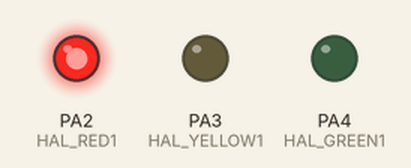
This sketch was run on a simulated STM32 Blue Pill. On the bench: output pins drawn as LEDs (lit = HIGH).

Above: at 0.75 s.
At 1.65 s:
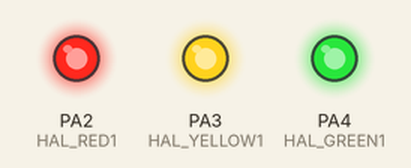
At 2.25 s:
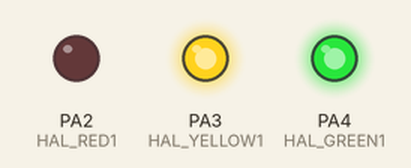
At 2.6 s:
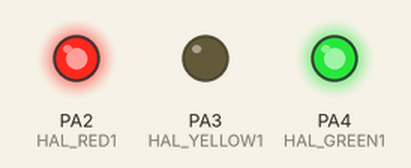
At 3.16 s:
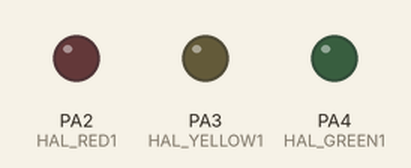
At 4.36 s:
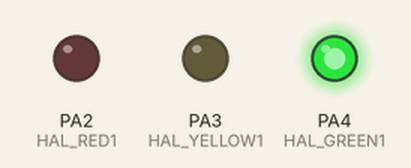
Timing chart, 0 to 5.3 s (numbered marks = the images above):
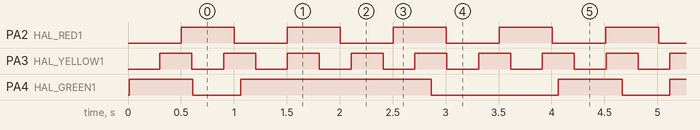

The sketch:

conc3.ino
```cpp
/************************************************************/
/* bmconc.ino                                               */
/*                                                          */
/* Bare metal / concurrency demo                            */
/* ENGD2103, November 2022                                  */
/************************************************************/

#include "hal.h"
#include "RedBlinker.h"
#include "YellowBlinker.h"
#include "GreenBlinker.h"


RedBlinker     redBlinkControl;
YellowBlinker  yellowBlinkControl;
GreenBlinker   greenBlinkControl;


void setup() {
  HAL_gpioInit();

  // Initialize the red LED module
  redBlinkControl.setRunning(true);

  // Initialize the yellow LED module
  yellowBlinkControl.setRunning(true);

  // Initialize the green LED module
  greenBlinkControl.setRunning(true);

}


void loop() {
  // Let the modules do their thing.
  redBlinkControl.process();
  yellowBlinkControl.process();
  greenBlinkControl.process();
}
```

Concurrent.cpp
```cpp
/************************************************************/
/* Concurrent.cpp                                           */
/*                                                          */
/* Class library for concurrent operation.                  */
/*                                                          */
/* ENGD2103, November 2022                                  */
/************************************************************/

#include "Concurrent.h"
#include <Arduino.h>

//--------------------------------------------------------------
// Constructor
// Puts class into a sane state whenever an instance of the
// class is declared.
//--------------------------------------------------------------

Concurrent::Concurrent()
{
  isRunning = false;
  module_delay = 1000;
  module_time = millis();
}


//--------------------------------------------------------------
// setModuleDelay
// Accessor function to set the module delay
//--------------------------------------------------------------

void Concurrent::setModuleDelay(unsigned long mod_delay)
{
  module_delay = mod_delay;
}


//--------------------------------------------------------------
// getModuleDelay
// Accessor function to retrieve the module delay
//--------------------------------------------------------------

unsigned long Concurrent::getModuleDelay()
{
  return module_delay;
}


//--------------------------------------------------------------
// startRunning
// Accessor function to set the timing running......
//--------------------------------------------------------------

void Concurrent::startRunning()
{
  isRunning = true;
}


//--------------------------------------------------------------
// stopRunning
// Accessor function to stop the timing running.
//--------------------------------------------------------------

void Concurrent::stopRunning()
{
  isRunning = false;
}


//--------------------------------------------------------------
// setRunning()
// Takes a boolean parameter: start
// Accessor function to start (true) or stop (false) the timing
// running.
//--------------------------------------------------------------

void Concurrent::setRunning(bool start)
{
  isRunning = start;
}


//--------------------------------------------------------------
// actionTask
// Function to perform the timing.
// This function will return true if the required time interval
// has expired. It will return false if either the module is
// not running, or whether the required interval has not
// expired.
//--------------------------------------------------------------

bool Concurrent::actionTask()
{
  if (isRunning == false)
  {
    // The timer is not running. Nothing really to do
    module_time = millis();
    module_doStep = false;
  }
  else
  {
    // Performing the timing.
    unsigned long m = millis();
    if (((m - module_time)) > module_delay)
    {
      // Timeout has elapsed. Give indication that this
      // module can perform its task.
      module_time = m;
      module_doStep = true;
    }
    else
    {
      // No timeout, keep going.....
      module_doStep = false;
    }
  }

  return module_doStep;
}
```

Concurrent.h
```cpp
/************************************************************/
/* Concurrent.h                                             */
/*                                                          */
/* Class library for concurrent operation.                  */
/*                                                          */
/* ENGD2103, November 2022                                  */
/************************************************************/

#ifndef _Concurrent_h_
#define _Concurrent_h_


//------------------------------------------------------------------------------
// Public functions:
//   getModuleDelay() - retrieves the module delay (interval between
//                      performing tasks.)
//   setModuleDelay() - sets the module delay
//   startRunning()   - starts the timing: the module is running
//   stopRunning()    - stops any timing: the module is held/stopped
//   setRunning()     - uses a Boolean to start (true) or stop (false) running
//   actionTask()     - performs the timing.
//                      Returns true if it is time to perform its task
//                      Returns false if it not time to perform its task
//-----------------------------------------------------------------------------

class Concurrent {
  public:
    bool             actionTask();
    void             setModuleDelay(unsigned long mod_delay);
    unsigned long    getModuleDelay();
    void             startRunning();
    void             stopRunning();
    void             setRunning(bool start);
    Concurrent();

  protected:
    unsigned long    module_time;          // Reference time
    unsigned long    module_delay;         // Required delay.
    bool             module_doStep;        // Indicates whether a task can be run
    bool             isRunning;            // Indicates whether the timing is
                                           // running or held.
};

#endif
```

GreenBlinker.cpp
```cpp
/************************************************************/
/* GreenBlinker.cpp                                         */
/*                                                          */
/* Class library for blinking the Green LED.                */
/*                                                          */
/* ENGD2103, November 2022                                  */
/************************************************************/

#include "GreenBlinker.h"
#include "hal.h"

//--------------------------------------------------------------
// Constructor
// Puts class into a sane state whenever an instance of the
// class is declared.
//--------------------------------------------------------------

GreenBlinker::GreenBlinker()
{
  isRunning = false;
  module_delay = 10;
  state = 0;
}


//--------------------------------------------------------------
// process()
//
// Member function that processes timed activity. It takes care
// of timeouts, running / not running etc.
// Returns: nothing
//--------------------------------------------------------------

void GreenBlinker::process()
{
  // Only process the finite state machine on a 'tick' / 'step'
  if (actionTask())
  {
    // FSM belongs here
    {

      switch (state)
      {
        case 0:
          HAL_ledGreen1On;
          module_delay = 600;
          state = 1;
          break;
        case 1:
          HAL_ledGreen1Off;
          module_delay = 450;
          state = 2;
          break;
        case 2:
          HAL_ledGreen1On;
          module_delay = 1800;
          state = 3;
          break;
        case 3:
          HAL_ledGreen1Off;
          module_delay = 1200;
          state = 0;
          break;
      }

    }
  }
}
```

GreenBlinker.h
```cpp
/************************************************************/
/* GreenBlinker.h                                           */
/*                                                          */
/* Class library for blinking the Green LED.                */
/*                                                          */
/* ENGD2103, November 2022                                  */
/************************************************************/

#ifndef _GreenBlinker_h_
#define _GreenBlinker_h_

#include "Concurrent.h"         // Base class


class GreenBlinker : public Concurrent {
  public:
    void             process();
    GreenBlinker();

  private:
    int              state;
};

#endif
```

RedBlinker.cpp
```cpp
/************************************************************/
/* RedBlinker.h                                             */
/*                                                          */
/* Class library for blinking the RED LED.                  */
/*                                                          */
/* ENGD2103, November 2022                                  */
/************************************************************/

#include "RedBlinker.h"
#include "hal.h"

//--------------------------------------------------------------
// Constructor
// Puts class into a sane state whenever an instance of the
// class is declared.
//--------------------------------------------------------------

RedBlinker::RedBlinker()
{
  isRunning = false;
  module_delay = 500;
  state = 0;
}


//--------------------------------------------------------------
// process()
//
// Member function that processes timed activity. It takes care
// of timeouts, running / not running etc.
// Returns: nothing
//--------------------------------------------------------------

void RedBlinker::process()
{
  // Only process the finite state machine on a 'tick' / 'step'
  if (actionTask())
  {
    // FSM belongs here
    switch (state)
    {
    case 0:
      HAL_ledRed1On;
      state = 1;
      break;
    case 1:
      HAL_ledRed1Off;
      state = 0;
      break;
    }
  }
}
```

RedBlinker.h
```cpp
/************************************************************/
/* RedBlinker.h                                             */
/*                                                          */
/* Class library for blinking the RED LED.                  */
/*                                                          */
/* ENGD2103, November 2022                                  */
/************************************************************/

#ifndef _RedBlinker_h_
#define _RedBlinker_h_

#include "Concurrent.h"         // Base class


class RedBlinker : public Concurrent {
  public:
    void             process();
    RedBlinker();

  private:
    int              state;
};

#endif
```

YellowBlinker.cpp
```cpp
/************************************************************/
/* YellowBlinker.cpp                                        */
/*                                                          */
/* Class library for blinking the Yellow LED.               */
/*                                                          */
/* ENGD2103, November 2022                                  */
/************************************************************/

#include "YellowBlinker.h"
#include "hal.h"

//--------------------------------------------------------------
// Constructor
// Puts class into a sane state whenever an instance of the
// class is declared.
//--------------------------------------------------------------

YellowBlinker::YellowBlinker()
{
  isRunning = false;
  module_delay = 300;
  state = 0;
}


//--------------------------------------------------------------
// process()
//
// Member function that processes timed activity. It takes care
// of timeouts, running / not running etc.
// Returns: nothing
//--------------------------------------------------------------

void YellowBlinker::process()
{
  // Only process the finite state machine on a 'tick' / 'step'
  if (actionTask())
  {
    // FSM belongs here
    switch (state)
    {
    case 0:
      HAL_ledYellow1On;
      state = 1;
      break;
    case 1:
      HAL_ledYellow1Off;
      state = 0;
      break;
    }
  }
}
```

YellowBlinker.h
```cpp
/************************************************************/
/* YellowBlinker.h                                          */
/*                                                          */
/* Class library for blinking the Yellow LED.               */
/*                                                          */
/* ENGD2103, November 2022                                  */
/************************************************************/

#ifndef _YellowBlinker_h_
#define _YellowBlinker_h_

#include "Concurrent.h"         // Base class


class YellowBlinker : public Concurrent {
  public:
    void             process();
    YellowBlinker();

  private:
    int              state;
};

#endif
```

hal.cpp
```cpp
/************************************************************/
/* hal.cpp                                                  */
/*                                                          */
/* Hardware Adaption Layer (HAL) implementation             */
/* Name / P-number / Date                                   */
/************************************************************/

#include "hal.h"

void HAL_gpioInit()
{
  pinMode(HAL_RED1, OUTPUT);
  pinMode(HAL_YELLOW1, OUTPUT);
  pinMode(HAL_GREEN1, OUTPUT);

  pinMode(HAL_SW1, INPUT_PULLUP);
}
```

hal.h
```cpp
/************************************************************/
/* hal.h                                                    */
/*                                                          */
/* Hardware Adaption Layer (HAL) definitions                */
/* Name / P-number / Date                                   */
/************************************************************/

#ifndef _HAL_H_
#define _HAL_H_

#include <Arduino.h>

#define HAL_RED1            2
#define HAL_YELLOW1         3
#define HAL_GREEN1          4

#define HAL_ledRed1On       digitalWrite(HAL_RED1, HIGH)
#define HAL_ledRed1Off      digitalWrite(HAL_RED1, LOW)
#define HAL_ledYellow1On    digitalWrite(HAL_YELLOW1, HIGH)
#define HAL_ledYellow1Off   digitalWrite(HAL_YELLOW1, LOW)
#define HAL_ledGreen1On     digitalWrite(HAL_GREEN1, HIGH)
#define HAL_ledGreen1Off    digitalWrite(HAL_GREEN1, LOW)


#define HAL_SW1             B00000001
#define HAL_sw1Released     (PINC & HAL_SW1)
#define HAL_sw1Pressed      !HAL_sw1Released


void HAL_gpioInit();

#endif
```

Measured:
- by itself, PA2 (HAL_RED1): alternates HIGH for 0.50 s and LOW for 0.50 s
- by itself, PA3 (HAL_YELLOW1): alternates HIGH for 0.30 s and LOW for 0.30 s
- by itself, PA4 (HAL_GREEN1): repeats every 4.1 s: LOW 0.45 s, HIGH 1.8 s, LOW 1.2 s, HIGH 0.60 s
